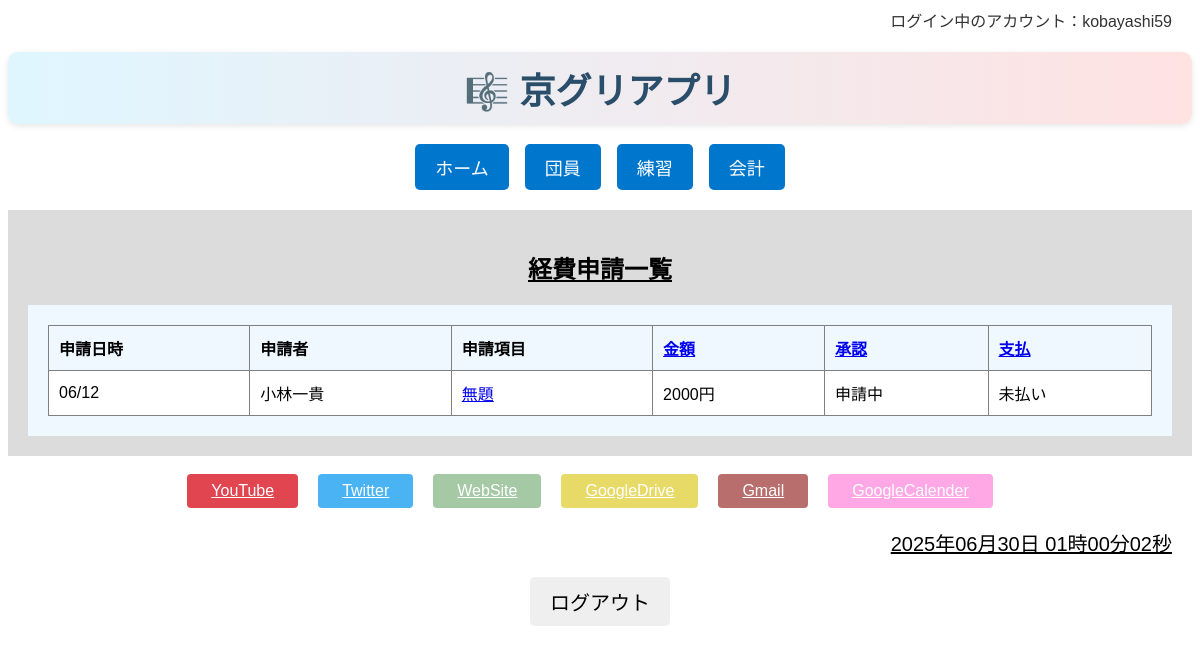
Before: /accounting/list/ (signed in) with the older database file.
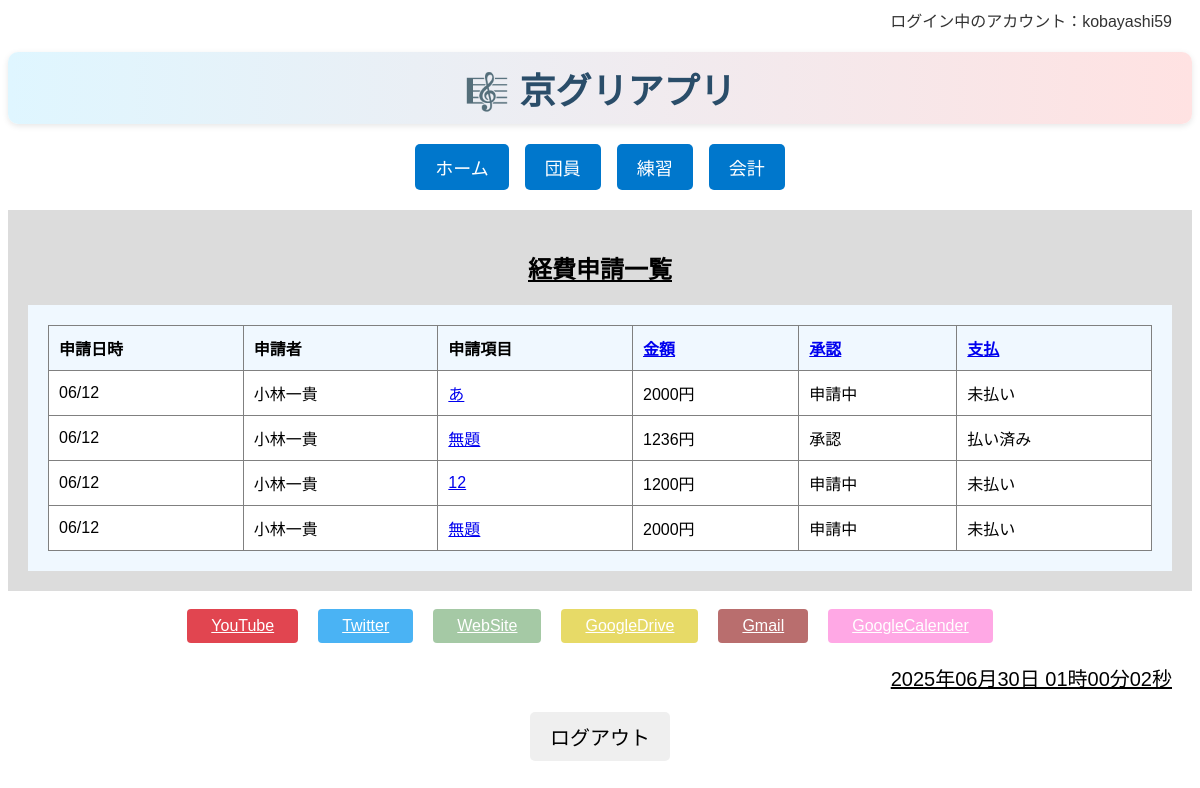
After: the same page with the newer database file.
### accounting/models/expense_models.py (models this page shows, shortened)
class ExpenseApplication(models.Model):
    APPROVAL_CHOICES = [
        ('pending', '申請中'),
        ('refunded', '承認'),
        ('rejected', '却下'),
    ]
    PAYMENT_CHOICES = [
        ('unpaid', '未払い'),
        ('paid', '払い済み'),
    ]
    applicant = models.ForeignKey(
        Member,
        on_delete=models.CASCADE,
        related_name='expenses',  # Memberから辿るときに使う名前
        verbose_name="申請者"
    )
    title = models.CharField(
        max_length=50,
        verbose_name="項目",
        default=""
    )
    description = models.CharField(
        max_length=255,
        verbose_name="経費内容詳細",
        blank=True,
        null=True
    )
    amount = models.IntegerField(
        verbose_name="金額（円）"
    )
    receipt_image = CloudinaryField(
        '画像',
        blank=True,
        null=True
    )
    submitted_at = models.DateTimeField(
        default=timezone.now,
        verbose_name="申請日時"
    )
    approval_status = models.CharField(
        max_length=10,
        choices=APPROVAL_CHOICES,
        default='pending',
        verbose_name="承認ステータス"
    )
    payment_status = models.CharField(
        max_length=10,
        choices=PAYMENT_CHOICES,
        default='unpaid',
        verbose_name="支払ステータス"
    )

### member/models.py (models this page shows, shortened)
class Member(models.Model):
    PART_CHOICES = [
        ('top', 'トップ'),
        ('second', 'セカンド'),
        ('baritone', 'バリトン'),
        ('bass', 'ベース'),
    ]
    id = models.UUIDField(
        primary_key=True,
        default=uuid.uuid4,
        editable=False,
        verbose_name="ID"
    )  # 主キーとしてUUIDを使用（安全性・衝突回避）
    name = models.CharField(max_length=100, verbose_name="名前")  # 団員名
    kyogleeid = models.IntegerField(verbose_name="期")  # 何期生か（整数）
    joinyear = models.IntegerField(verbose_name="入団年")  # 入団年度
    faculty = models.CharField(max_length=100, verbose_name="所属")  # 学部など
    part = models.CharField(
        max_length=10,
        choices=PART_CHOICES,
        verbose_name="パート"
    )  # 所属パート（選択式）
    role = models.ManyToManyField(
        Role,
        verbose_name="役職",
        blank=True
    )  # 複数の役職と多対多で紐づけ
    picture = CloudinaryField(
        '画像',
        blank=True,
        null=True
    )  # Cloudinaryに保存されるプロフィール画像
    created_at = models.DateTimeField(
        auto_now_add=True,
        verbose_name="作成日時"
    )  # 登録された日時（自動記録）
    updated_at = models.DateTimeField(
        auto_now=True,
        verbose_name="更新日時"
    )  # 最終更新日時（自動記録）
    user = models.OneToOneField(
        User,
        on_delete=models.CASCADE,
        null=True,
        blank=True
    )  # Djangoのログインユーザーと紐づけ（任意）

### accounting/views/expense_views.py (the view)
# urls.py: path("list/", expense_views.expense_list, name="expense_list"),      # 申請一覧
@login_required
def expense_list(request):
    sort_key = request.GET.get('sort')
    if sort_key in ['amount', 'approval_status', 'payment_status']:
        expense_list = ExpenseApplication.objects.all().order_by(sort_key)
    else:
        expense_list = ExpenseApplication.objects.all().order_by('-submitted_at')
    return render(request, 'accounting/expense/list.html', {'expense_list': expense_list})

### templates/accounting/expense/list.html
{% extends "base/base.html" %}
{% block body %}
<div class="contents">
    <h2 class="page_name">経費申請一覧</h2>
    <div class="register_contents">
        <div class="table_scroll_wrapper">
        <table border="1" class="member_table">
            <thead>
                <tr>
                    <th>申請日時</th>
                    <th>申請者</th>
                    <th>申請項目</th>
                    <th><a href="?sort=amount">金額</a></th>
                    <th><a href="?sort=approval_status">承認</a></th>
                    <th><a href="?sort=payment_status">支払</a></th>
                </tr>
            </thead>
            <tbody>
                {% for expense in expense_list %}
                <tr>
                    <td>{{ expense.submitted_at|date:"m/d" }}</td>
                    <td>{{ expense.applicant.name|default:"-"}}</td>
                    <td><a href="{% url 'accounting:expense_detail' expense.id %}">{{ expense.title }}</a></td>
                    <td>{{ expense.amount }}円</td>
                    <td>{{ expense.get_approval_status_display }}</td>
                    <td>{{ expense.get_payment_status_display }}</td>
                </tr>
                {% empty %}
                <tr>
                    <td colspan="6" class="no_expenses">
                        <div>申請がありません。</div>
                    </td>
                </tr>
                {% endfor %}
            </tbody>
        </table>
        </div>
    </div>
</div>
{% endblock %}

Changed rows visible on the page:
added ExpenseApplication: submitted_at "06/12", applicant.name "小林一貴", title "あ", amount "2000", approval_status "申請中", payment_status "未払い"
added ExpenseApplication: submitted_at "06/12", applicant.name "小林一貴", title "無題", amount "1236", approval_status "承認", payment_status "払い済み"
added ExpenseApplication: submitted_at "06/12", applicant.name "小林一貴", title "12", amount "1200", approval_status "申請中", payment_status "未払い"
